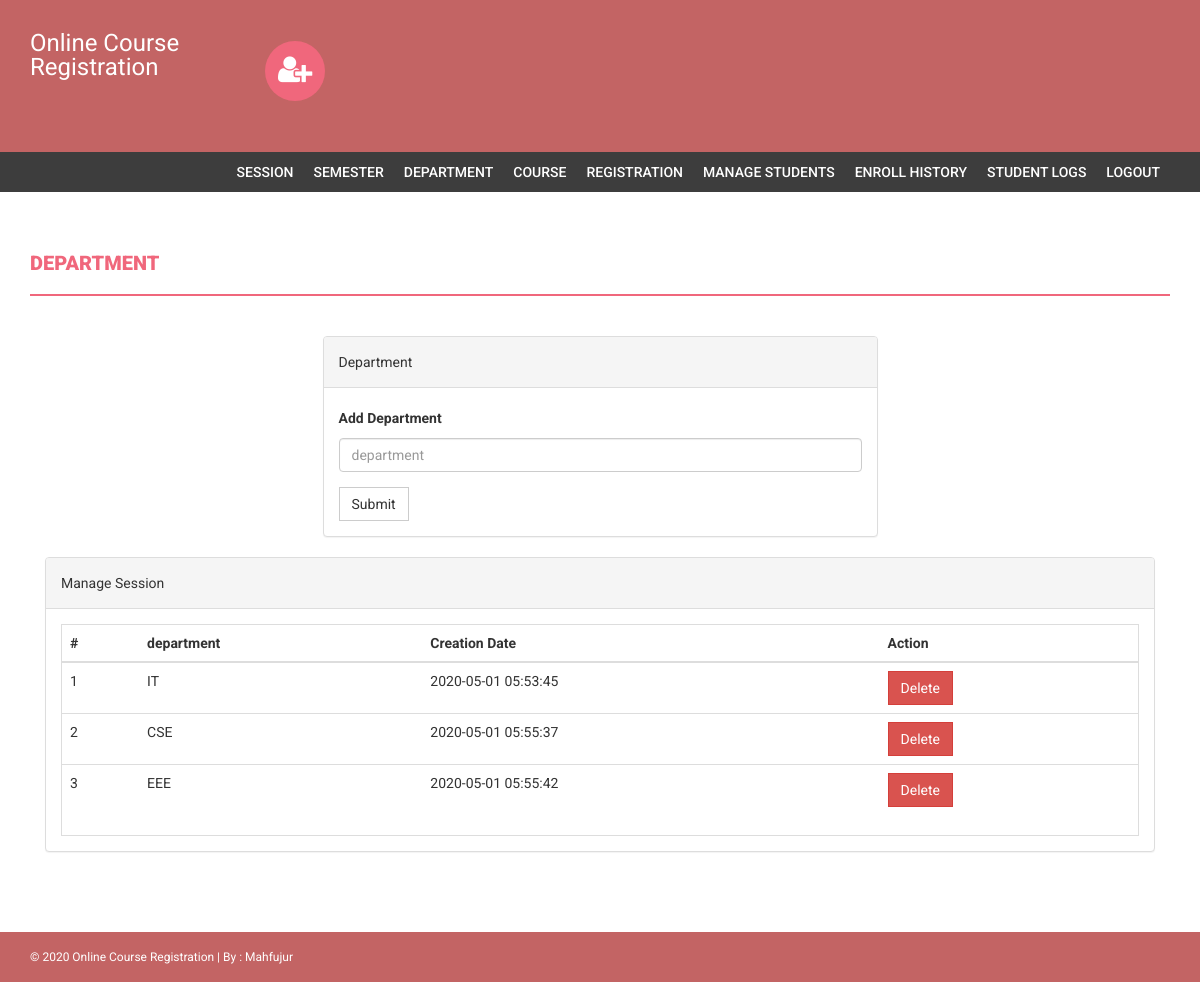
Page /admin/department.php (signed in) on the committed database.
### tables this page shows
CREATE TABLE `tbl_department` (
  `id` int(11) NOT NULL,
  `department` varchar(50) NOT NULL,
  `createdate` timestamp NOT NULL DEFAULT CURRENT_TIMESTAMP ON UPDATE CURRENT_TIMESTAMP
);

### admin/department.php (the view, shortened to what this page needs)
<?php
if(strlen($_SESSION['alogin'])==0)
{
    header('location:index.php');
}
else{
    ?>
    <!DOCTYPE html>
    <html xmlns="http://www.w3.org/1999/xhtml">
    <head>
        <link href="assets/css/bootstrap.css" rel="stylesheet" />
        <link href="assets/css/font-awesome.css" rel="stylesheet" />
        <link href="assets/css/style.css" rel="stylesheet" />
    </head>
    <body>
        <?php include('includes/header.php');?>
        <?php if($_SESSION['alogin']!="")
        {
            include('includes/menubar.php');
        }
        ?>
        <div class="content-wrapper">
            <div class="container">
                <div class="row">
                    <div class="col-md-12">
                        <h1 class="page-head-line">Department  </h1>
                    </div>
                </div>
                <div class="row" >
                    <div class="col-md-3"></div>
                    <div class="col-md-6">
                        <div class="panel panel-default">
                            <div class="panel-heading">
                                Department
                            </div>
                            <div class="panel-body">
                                <form name="dept" method="post">
                                    <div class="form-group">
                                        <label for="department">Add Department  </label>
                                        <input type="text" class="form-control" id="department" name="department" placeholder="department" required />
                                    </div>
                                    <button type="submit" name="submit" class="btn btn-default">Submit</button>
                                </form>
                            </div>
                        </div>
                    </div>
                </div>
                <div class="col-md-12">
                    <div class="panel panel-default">
                        <div class="panel-heading">
                            Manage Session
                        </div>
                        <div class="panel-body">
                            <div class="table-responsive table-bordered">
                                <table class="table">
                                    <thead>
                                        <tr>
                                            <th>#</th>
                                            <th>department</th>
                                            <th>Creation Date</th>
                                            <th>Action</th>
                                        </tr>
                                    </thead>
                                    <tbody>
                                          <?php
                                        $sql1="SELECT * FROM tbl_department";
                                        $query1=mysqli_query($con,$sql1);
                                        $num=mysqli_num_rows($query1);
                                        if ($num>0) {
                                            $cont=1;
                                            while($result=mysqli_fetch_array($query1)){
                                                ?>
                                            <tr>
                                                <td><?php echo $cont;?></td>
                                                <td><?php echo htmlentities($result['department']);?></td>
                                                <td><?php echo htmlentities($result['createdate']);?></td>
                                                <td>
                                                    <a href="department.php?id=<?php echo $result['id']?>" onClick="return confirm('Are you sure you want to delete?')">
                                                        <button class="btn btn-danger">Delete</button>
                                                    </a>
                                                </td>
                                            </tr>
                                            <?php
                                            $cont++;
                                        }} ?>
                                    </tbody>
                                </table>
                            </div>
                        </div>
                    </div>
                </div>
            </div>
        </div>
    <?php include('includes/footer.php');?>
</body>
</html>
<?php } ?>

### admin/assets/css/style.css (style rules this page uses)
body { font-family: 'Roboto', sans-serif; line-height: 30px; }
.content-wrapper { margin-top: 40px; min-height: 600px; padding-bottom: 60px; }
.page-head-line { font-weight: 900; padding-bottom: 20px; border-bottom: 2px solid #F0677C; text-transform: uppercase; color: #F0677C; font-size: 20px; margin-bottom: 40px; }
.btn { border-radius: 0px; -webkit-border-radius: 0px; -moz-border-radius: 0px; }

### rows in the picture
tbl_department: department "IT", createdate "2020-05-01 05:53:45"
tbl_department: department "CSE", createdate "2020-05-01 05:55:37"
tbl_department: department "EEE", createdate "2020-05-01 05:55:42"

### other values in the picture
Date('Y') "2020"
